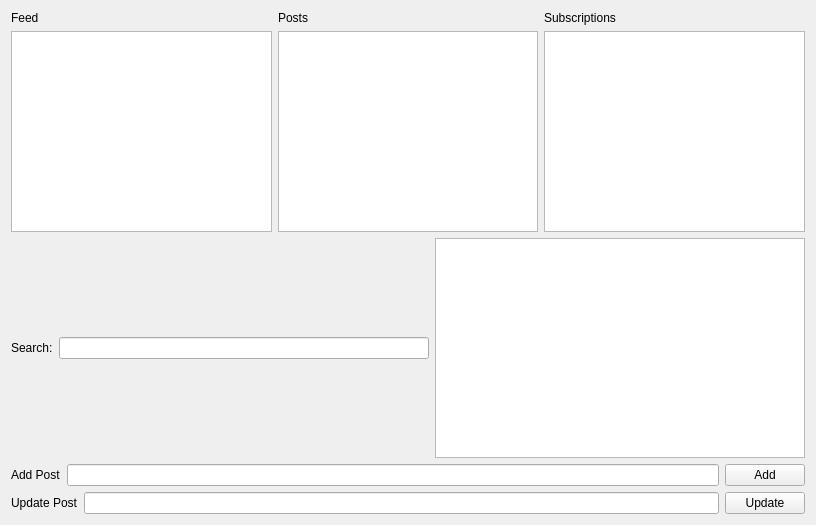
<?xml version="1.0" encoding="UTF-8"?>
<ui version="4.0">
 <class>gui</class>
 <widget class="QWidget" name="gui">
  <property name="geometry">
   <rect>
    <x>0</x>
    <y>0</y>
    <width>816</width>
    <height>525</height>
   </rect>
  </property>
  <property name="windowTitle">
   <string>gui</string>
  </property>
  <layout class="QVBoxLayout" name="verticalLayout_4">
   <item>
    <layout class="QHBoxLayout" name="horizontalLayout">
     <item>
      <layout class="QVBoxLayout" name="verticalLayout">
       <item>
        <widget class="QLabel" name="label">
         <property name="text">
          <string>Feed</string>
         </property>
        </widget>
       </item>
       <item>
        <widget class="QListWidget" name="listFeed"/>
       </item>
      </layout>
     </item>
     <item>
      <layout class="QVBoxLayout" name="verticalLayout_2">
       <item>
        <widget class="QLabel" name="label_2">
         <property name="text">
          <string>Posts</string>
         </property>
        </widget>
       </item>
       <item>
        <widget class="QListWidget" name="listPosts"/>
       </item>
      </layout>
     </item>
     <item>
      <layout class="QVBoxLayout" name="verticalLayout_3">
       <item>
        <widget class="QLabel" name="label_3">
         <property name="text">
          <string>Subscriptions</string>
         </property>
        </widget>
       </item>
       <item>
        <widget class="QListWidget" name="listSubscriptions"/>
       </item>
      </layout>
     </item>
    </layout>
   </item>
   <item>
    <layout class="QHBoxLayout" name="horizontalLayout_2">
     <item>
      <widget class="QLabel" name="label_4">
       <property name="text">
        <string>Search:</string>
       </property>
      </widget>
     </item>
     <item>
      <widget class="QLineEdit" name="lineSearc"/>
     </item>
     <item>
      <widget class="QListWidget" name="listSearch"/>
     </item>
    </layout>
   </item>
   <item>
    <layout class="QHBoxLayout" name="horizontalLayout_3">
     <item>
      <widget class="QLabel" name="label_5">
       <property name="text">
        <string>Add Post</string>
       </property>
      </widget>
     </item>
     <item>
      <widget class="QLineEdit" name="lineAddPost"/>
     </item>
     <item>
      <widget class="QPushButton" name="buttonAddPost">
       <property name="text">
        <string>Add</string>
       </property>
      </widget>
     </item>
    </layout>
   </item>
   <item>
    <layout class="QHBoxLayout" name="horizontalLayout_4">
     <item>
      <widget class="QLabel" name="label_6">
       <property name="text">
        <string>Update Post</string>
       </property>
      </widget>
     </item>
     <item>
      <widget class="QLineEdit" name="lineUpdatepost"/>
     </item>
     <item>
      <widget class="QPushButton" name="buttonUpdatePost">
       <property name="text">
        <string>Update</string>
       </property>
      </widget>
     </item>
    </layout>
   </item>
  </layout>
 </widget>
 <resources/>
 <connections/>
</ui>
